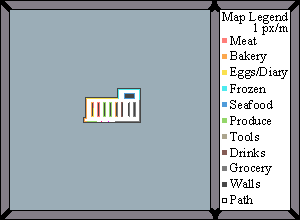
#> input picture ImageToGraph/Model3.png, 300 x 220 px, found by its file name
$ jupyter execute --allow-errors ImageToGraph.ipynb
#> lines starting #> are read from the running program, lines starting #| are printed output that depends on the picture; after the words box and inside, x2 and y2 are one past the last pixel; in counts of white or black regions, pixels touching at a corner belong together
### ImageToGraph/utils.py
from PIL import Image
import numpy as np
import networkx as nx
from itertools import permutations
import json
import random
import os
from gtts import gTTS

imagetograph_path = os.path.dirname(os.path.abspath(__file__))


def say(text: str):
    """Say or save to audio file a give text

    Args:
        text (str): Text to be spoken
        to_file (bool, optional): Decide if to save the file or speak it. Defaults to True.
    """
    tts = gTTS(text)
    tts.save('text.mp3')

# [26 lines left out: function get_neighbours, not called in this run]

def find_section_from_color(section_colors, color_array):
    """
    Find the section key corresponding to a given color array.

    Args:
        section_colors: Dictionary mapping section names to RGB color arrays.
        color_array: RGB color array to find the corresponding section for.

    Returns:
        The section key (section name) or None if no match is found.
    """
    for section, rgb in section_colors.items():
        if all(rgb == color_array):
            return section
    return None  # Return None if no match is found

# [28 lines left out: function map_evenly, not called in this run]


def get_nodes(image:np.array, map_colors: dict, other_colors: dict)->(nx.Graph,list):
    """Given an image and the colors for the various parts of the floorplan, return the graph
    containing only the nodes at first, with already the items placed inside.

    Args:
        image (np.array): Input Image.
        map_colors (dict): Colors that define the floorplan (both section and walkable).
        other_colors(dict): Colors that are not used in the graph, used for assertion.

    Returns:
        (nx.Graph, list): The graph containing all the nodes with the items inside.
        List of coordinates containing colors that are not supposed to be used.
    """
    graph = nx.Graph()
    wrong_colors = []
    section_coordinates = {}
    for row in range(image.shape[0]):
        for col in range(image.shape[1]):
            color = image[row,col]
            if any(all(color==curr_color) for curr_color in map_colors.values()): #Assign section and item to node
                section = find_section_from_color(map_colors, color)
                try:
                    section_coordinates[section].append((row,col))
                except KeyError:
                    section_coordinates.update({section:[(row,col)]})
                graph.add_node((row,col), section = section)
            elif not any(all(color==curr_color) for curr_color in other_colors.values()):
                wrong_colors.append((row,col))

    #Now evenly add the items to the correct section and then to the nodes
    with open(os.path.join(imagetograph_path, 'supermarket_items.json')) as f:
        items = json.load(f)
    mapping = {}
    for key in section_coordinates.keys():
        try:
            item_names = items[key]
        except KeyError:
            continue
        coords = section_coordinates[key]
        mapping.update(map_evenly(coords,item_names))
    nx.set_node_attributes(graph, mapping, 'item')
    return graph,wrong_colors

# [173 lines left out: functions draw_path, get_coordinates, permute_third_list, hamiltonian_path, not called in this run]

def create_graph(image: np.array, scale = 1) -> nx.Graph:
    """Given an image of an indoor space returns a networkx graph representing the image

    Args:
        imagedir (np.array): Input imge as array
        scale (int, optional): How many meters does a pixel represent, distances will be measured in meters. Defaults to 1.

    Returns:
        nx.Graph: Graph representing the supermarket
    """
    """
        Static colors in the image, should follow pattern:
        section_colors (dict): Dicitonary of the colors of the various sections of the supermarkets.
        walkable_colors (dict): Colors of the areas where people are able to walk, ideally add different color for the entrance and exit
        other_colors (dict): Colors like walls and the area outside of the supermarket, these colors won't be checked
    """
    section_colors = {'Meat': [255,126,121],'Bakery': [252,168,78],'Dairy' : [250,225,80],
                    'Frozen' : [78,235,239],'Seafood' : [80,156,218], 'Produce' : [148,214,105],
                    'Tools': [172,165,142],'Drinks' : [132,92,85],'Grocery' : [124,124,124]}

    walkable_colors = {'Path': [255,255,255],'Start': [237,0,255],'End': [255,0,137]}

    other_colors = {'Wall': [70,70,70],'Background' : [155,173,183]}


    graph,wrong_coords = get_nodes(image, {**section_colors,**walkable_colors}, other_colors)
    assert len(wrong_coords)==0, f'The image contains some colors not specified on the color list at coordinates:{wrong_coords}'
    assert len(section_colors)>0, 'You need at least one color for the section_colors'

    for node_coords,node_data in graph.nodes(data=True):
            row = node_coords[0]
            col = node_coords[1]
            if node_data['section'] not in walkable_colors.keys(): #Case where color is inside section list
                neigbours = get_neighbours(row,col,False)
                for n_row, n_col in neigbours:
                    if graph.has_node((n_row,n_col)): #Avoid corner case neighbour is a wall
                        neighbour_section = graph.nodes[(n_row,n_col)]['section']
                        if neighbour_section in walkable_colors.keys(): #Check if neighbour is walkable
                            graph.add_edge(node_coords,(n_row,n_col), weight = (2*scale)**(0.5)*0.6) #Needs to be longer than half of cross edge to avoid shortcut
            else: #Case where color is start, end, path (Need only to consider internal edges between them)
                neigbours = get_neighbours(row,col,True)
                for n_row, n_col in neigbours:
                    if graph.has_node((n_row,n_col)): #Avoid corner case neighbour is a wall
                        neighbour_section = graph.nodes[(n_row,n_col)]['section']
                        if neighbour_section in walkable_colors.keys(): #Check if neighbour is walkabe
                            if abs(n_row-row)+abs(n_col-col) == 2: #Cross edge
                                graph.add_edge(node_coords,(n_row,n_col), weight = (2*scale)**(0.5))
                            else:
                                graph.add_edge(node_coords,(n_row,n_col), weight = scale)
    return graph

# [11 lines left out: function directions_to_next_item, not called in this run]

### ImageToGraph/ImageToGraph.ipynb
[cell 1]
from PIL import Image
import numpy as np
import networkx as nx
from utils import *

[cell 2]
say('Turkey burgers')

[cell 3]
dir = 'C:/Users/aurel/Downloads/HS23/CIR/Automatic-Cart/ImageToGraph/'
imagedir = dir+'Model3.png'
image = np.array(Image.open(imagedir).convert('RGB')) #Remember that it reads row by row
image = image[10:210,10:210,:] #Keep only the superkarmet plan inside the frame
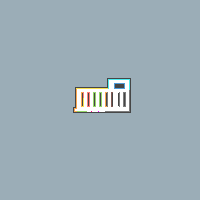
#> image: shape (200, 200, 3); mean R, G, B 156.8, 174.1, 183.2
#node_image = image.reshape(-1,3) #Reshape the image shuch that the inidices are 1D
#> (the rest of this cell did not finish here and is left out)

#> after the loop in get_nodes, `for row in range(image.shape[0]):`: section_coordinates = 11 items; wrong_colors = []

[cell 4]
start = (92,107)
end = (110,105)
#Note, I am providing the index from aseprite and converting it to the numpy one
#start = (start[1] - 10, start[0] - 10)
#end = (end[1] - 10, end[0] - 10)
#> (the rest of this cell did not finish here and is left out)

[cell 5]
items = ["Biscuits","Eclairs","Meatballs","Rice milk","Frozen clams","Herring","Bell peppers",]

#> (the rest of this cell did not finish here and is left out)

[cell 6]
import random
import time

#> (the rest of this cell did not finish here and is left out)

[cell 7]
arr = np.array([255,255,255])
print(np.all(arr==255))

[cell 8]
def replace_color_with_black(pixels, target_color):
#> called with target_color = (70, 70, 70)
    width, height,_ = pixels.shape
#> width = 200; height = 200


    # Loop through each pixel
    for x in range(width):
        for y in range(height):
            current_color = pixels[x, y]
            if tuple(current_color) == target_color:
                pixels[x, y] = [0, 0, 0]  # Replace with black
            else:
                pixels[x, y] = [255, 255, 255]  # Turn others to white
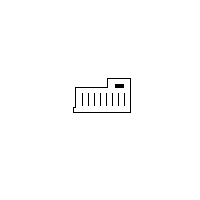
#> pixels: shape (200, 200, 3); 99.2% white; black in thin lines or dots, all inside (x1, y1, x2, y2) = (73, 78, 131, 113)

        # Save the modified image
    image = Image.fromarray(pixels)
    image.save("output_image.png")
    print("Image processed and saved as 'output_image.png'.")


# Example usage:
# Specify the path to your image and the target color to replace
target_color = (70,70,70)  # Example: Replace red (255, 0, 0) with black
replace_color_with_black(image, target_color)

[cell 9]
import matplotlib.pyplot as plt

lengths_perm = [79.71875, 111.796875, 170.609375, 176.640625, 176.921875, 179.171875, 186.375, 205.1484375, 221.1328125, 232.2265625]
length_greedy = [79.71875, 112.390625, 196.234375, 176.640625, 176.921875, 179.171875, 186.375, 205.1484375, 222.8828125, 233.9765625]
x = list(range(2,12))

# Create a figure and axis
fig, ax = plt.subplots()

# Plot the first dataset
ax.plot(x, lengths_perm, label='Exact', marker='o', linestyle='-')

# Plot the second dataset
ax.plot(x, length_greedy, label='Approximated', marker='s', linestyle='--')

# Add labels and a legend
ax.set_xlabel('Number of nodes')
ax.set_ylabel('Shortest path length')
ax.set_title('Length of shortest Hamiltonian')
ax.legend()

# Display the plot
plt.show()
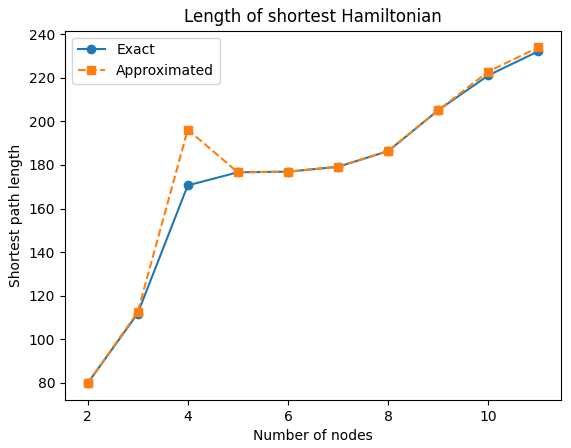
#> figure drawn by matplotlib, 1 panel; curve peaks at x = 11, y = 232.2; curve peaks at x = 11, y = 234

[cell 10]
lengths_perm = [0.03599667549133301, 0.03659677505493164, 0.051003217697143555, 0.05908346176147461, 0.06891369819641113, 0.07300186157226562, 0.11011624336242676, 0.250058650970459, 1.6385531425476074, 16.322131156921387]
length_greedy = [0.03799772262573242, 0.05859827995300293, 0.05594515800476074, 0.060080766677856445, 0.07491755485534668, 0.07799625396728516, 0.08000040054321289, 0.09199905395507812, 0.10014867782592773, 0.11034750938415527]
x = list(range(2,12))

# Create a figure and axis
fig, ax = plt.subplots()

# Plot the first dataset
ax.plot(x, lengths_perm, label='Exact', marker='o', linestyle='-')

# Plot the second dataset
ax.plot(x, length_greedy, label='Approximated', marker='s', linestyle='--')

# Add labels and a legend
ax.set_xlabel('Number of nodes')
ax.set_ylabel('Compiutation time in seconds')
ax.set_title('Time for shortest Hamiltonian')
ax.legend()

# Display the plot
plt.show()
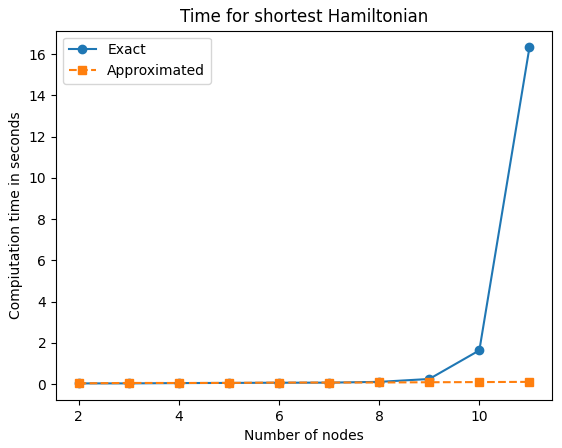
#> figure drawn by matplotlib, 1 panel; curve peaks at x = 11, y = 16.32; curve peaks at x = 11, y = 0.11

$ run again, with ImageToGraph/Model2.png copied over ImageToGraph/Model3.png
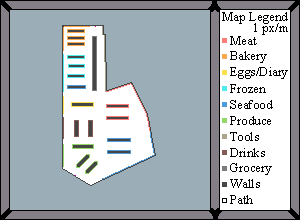
#> input picture ImageToGraph/Model2.png, 300 x 220 px, found by its file name
#> `image = image[10:210,10:210,:]`:
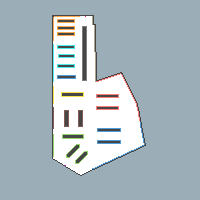
#> image: shape (200, 200, 3); mean R, G, B 171.7, 185.3, 192
#> after the loop in get_nodes, `for row in range(image.shape[0]):`: section_coordinates = 12 items; wrong_colors = []
#> after the loop in replace_color_with_black, `for x in range(width):`:
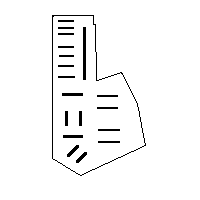
#> pixels: shape (200, 200, 3); 96.7% white; black in thin lines or dots, all inside (x1, y1, x2, y2) = (52, 15, 146, 176)
